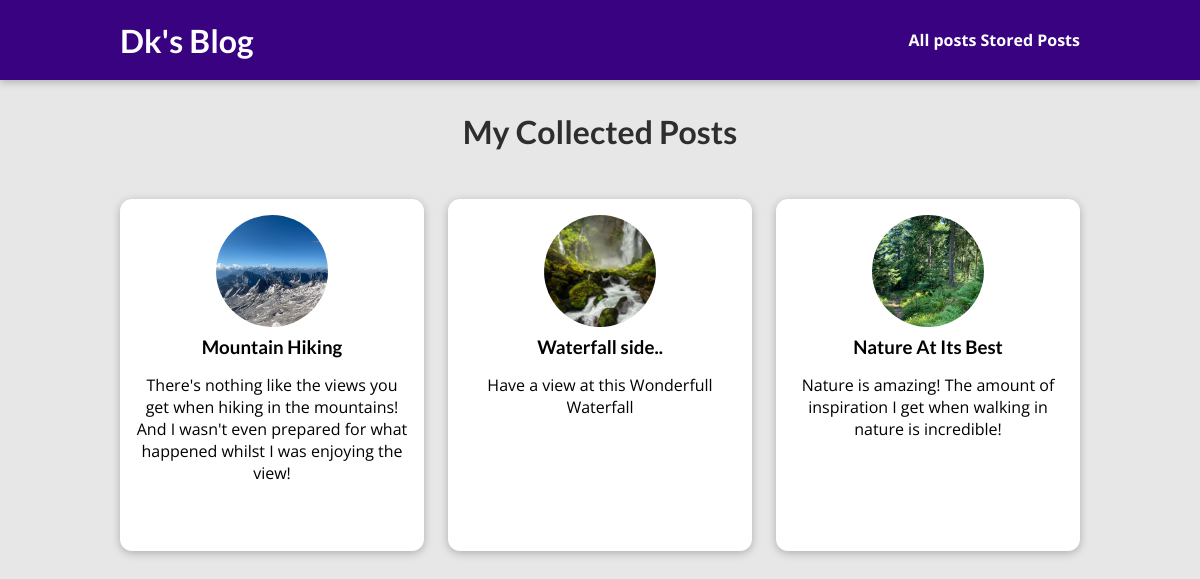
The page /posts on the database its author committed.
### blog/models.py (models this page shows)
class Post(models.Model):
    title = models.CharField(max_length=100)
    excerpt = models.CharField(max_length=300)
    image=models.ImageField(upload_to="posts",null=True)
    date=models.DateField(auto_now=True)
    slug=models.SlugField(unique=True,db_index=True)
    content = models.TextField(validators=[MinLengthValidator(10)])
    author = models.ForeignKey(Author,on_delete= models.SET_NULL,related_name="posts",null=True)
    tags = models.ManyToManyField(Tag)

### blog/views.py (the view)
# urls.py: path("posts",views.AllPostsView.as_view(),name="posts-page"),
class AllPostsView(ListView):
    template_name = "blog/all_posts.html"
    model = Post
    context_object_name = "all_posts"
    ordering = ["-date"]

### blog/templates/blog/all_posts.html (shortened to what this page needs)
{%extends "base.html"%}
{% load static %}
{%block css_files %}
    <link rel="stylesheet" href="{% static "blog/posts.css"%}" />
    <link rel="stylesheet" href="{% static "blog/all_posts.css"%}" />
{%endblock%}
{%block content%}
        <section id="all-posts">
            <h2>My Collected Posts</h2>
            <ul>
                {%for post in all_posts%}
                    {%include "blog/includes/post.html"%}
                {% endfor %}
            </ul>
        </section>
{% endblock %}

### blog/templates/blog/includes/post.html (shortened to what this page needs)
<li>
    <article class="post">
        <a href="{% url "posts-details-page" post.slug %}">
            <img src="{{post.image.url}}" alt="{{post.title}}" />
            <div class="post__content">
                <h3>{{post.title}}</h3>
                <p>{{post.excerpt}}</p>
            </div>
        </a>
    </article>
</li>

### static/app.css (style rules this page uses)
* { box-sizing: border-box; }
html { font-family: 'Open Sans', 'Lato', sans-serif; }
body { margin: 0; }
h1, h2, h3 { font-family: 'Lato', sans-serif; font-weight: bold; }

### blog/static/blog/posts.css (style rules this page uses)
.post { display: flex; flex-direction: column; align-items: center; text-align: center; }
.post a { text-decoration: none; color: black; transition: all 0.2s ease; padding: 1rem; }
.post img { width: 5rem; height: 5rem; object-fit: cover; border-radius: 50%; }
.post h3 { margin: 0.25rem 0; }

### blog/static/blog/all_posts.css (style rules this page uses)
body { background-color: #e7e7e7; }
#all-posts { margin: 7rem auto; width: 90%; max-width: 60rem; }
#all-posts h2 { text-align: center; font-size: 2rem; color: #2e2e2e; margin: 3rem 0; }
ul { list-style: none; margin: 0; padding: 0; display: grid; grid-template-columns: repeat(auto-fill, minmax(17rem, 1fr)); gap: 1.5rem; }
.post img { width: 7rem; height: 7rem; }
.post a { height: 22rem; transform-origin: center; box-shadow: 0 2px 8px rgba(0, 0, 0, 0.25); border-radius: 12px; background-color: white; }

### rows shown on the page
Post: image (picture), title "Mountain Hiking", excerpt "There's nothing like the views you get when hiking in the mountains! And I wasn't even prepared for what happened whilst I was enjoying the view!"
Post: image (picture), title "Waterfall side..", excerpt "Have a view at this Wonderfull Waterfall"
Post: image (picture), title "Nature At Its Best", excerpt "Nature is amazing! The amount of inspiration I get when walking in nature is incredible!"
